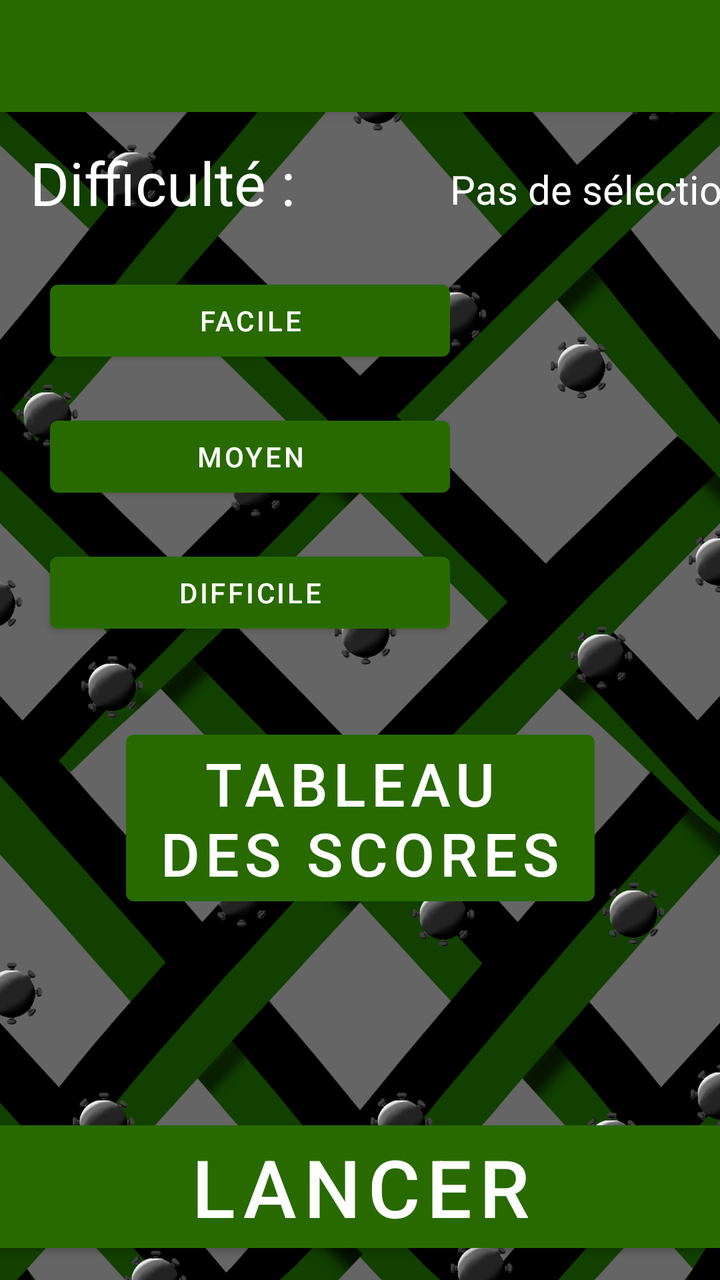
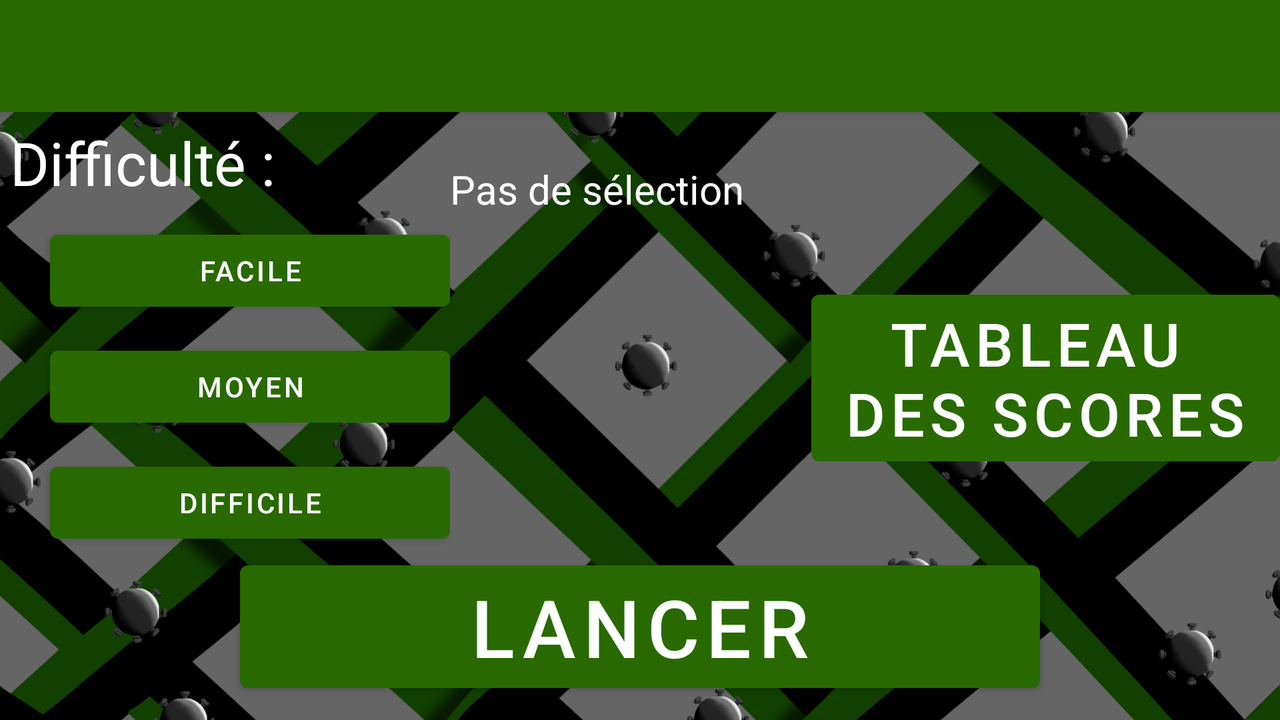

Two renders of one Android screen. The first uses the default layout on a phone; the second uses the alternative layout the repository ships for a different screen configuration, on a matching device. The two XML files are below.
<!-- AndroidManifest.xml: application theme Theme.MyDemineur -->
<!-- res/layout/activity_main.xml -->
<?xml version="1.0" encoding="utf-8"?>
<androidx.constraintlayout.widget.ConstraintLayout xmlns:android="http://schemas.android.com/apk/res/android"
    xmlns:app="http://schemas.android.com/apk/res-auto"
    xmlns:tools="http://schemas.android.com/tools"
    android:layout_width="match_parent"
    android:layout_height="match_parent"
    tools:context=".MainActivity"
    android:background="@drawable/background">
    <androidx.appcompat.widget.Toolbar
        android:id="@+id/toolbar"
        app:layout_constraintTop_toTopOf="parent"
        android:layout_width="match_parent"
        android:layout_height="?attr/actionBarSize"
        android:background="?attr/colorPrimary"
        android:elevation="4dp"
        android:theme="@style/ThemeOverlay.AppCompat.Dark.ActionBar"
        app:popupTheme="@style/ThemeOverlay.AppCompat.Light"/>
    <LinearLayout
        android:layout_width="wrap_content"
        android:layout_height="wrap_content"
        app:layout_constraintTop_toBottomOf="@id/toolbar"
        app:layout_constraintLeft_toLeftOf="parent"
        android:orientation="vertical"
        android:id="@+id/linear">
        <TextView
            android:layout_width="wrap_content"
            android:layout_height="wrap_content"
            android:layout_margin="15dp"
            android:textSize="30dp"
            android:textColor="@color/white"
            android:text="Difficulté :"/>
        <Button
            android:id="@+id/btn_easy"
            android:layout_width="200dp"
            android:layout_height="wrap_content"
            android:layout_marginVertical="10dp"
            android:layout_marginLeft="25dp"
            android:text="Facile"/>
        <Button
            android:id="@+id/btn_medium"
            android:layout_width="200dp"
            android:layout_height="wrap_content"
            android:layout_marginVertical="10dp"
            android:layout_marginLeft="25dp"
            android:text="Moyen"/>
        <Button
            android:id="@+id/btn_difficult"
            android:layout_width="200dp"
            android:layout_height="wrap_content"
            android:layout_marginVertical="10dp"
            android:layout_marginLeft="25dp"
            android:text="Difficile"/>
    </LinearLayout>
    <TextView
        android:id="@+id/selection"
        android:layout_width="wrap_content"
        android:layout_height="wrap_content"
        android:textColor="@color/white"
        app:layout_constraintLeft_toRightOf="@+id/linear"
        app:layout_constraintTop_toBottomOf="@id/toolbar"
        android:textSize="20dp"
        android:layout_marginTop="25dp"
        android:layout_marginRight="25dp"
        android:text="Pas de sélection"/>
    <Button
        app:layout_constraintBottom_toTopOf="@id/btn_play"
        app:layout_constraintRight_toRightOf="parent"
        app:layout_constraintLeft_toLeftOf="parent"
        android:id="@+id/btn_score"
        android:layout_width="wrap_content"
        android:layout_height="wrap_content"
        android:layout_margin="100dp"
        android:textSize="30dp"
        android:text="Tableau \ndes scores"/>
    <Button
        app:layout_constraintBottom_toBottomOf="parent"
        app:layout_constraintLeft_toLeftOf="parent"
        app:layout_constraintRight_toRightOf="parent"
        android:id="@+id/btn_play"
        android:layout_width="400dp"
        android:layout_height="wrap_content"
        android:layout_marginVertical="10dp"
        android:textSize="40dp"
        android:text="Lancer"/>

</androidx.constraintlayout.widget.ConstraintLayout>
<!-- resources referenced by this layout -->
<resources>
  <color name="white">#FFFFFF</color>
  <!-- drawable background: png bitmap (drawable-hdpi, 392130 bytes) -->
  <style name="Theme.MyDemineur" parent="Theme.MaterialComponents.DayNight.NoActionBar">
          
          <item name="colorPrimary">@color/green</item>
          <item name="colorPrimaryVariant">@color/greenvariant</item>
          <item name="colorOnPrimary">@color/white</item>
          
          <item name="colorSecondary">@color/teal_200</item>
          <item name="colorSecondaryVariant">@color/teal_700</item>
          <item name="colorOnSecondary">@color/black</item>
          
          <item name="android:statusBarColor" tools:targetApi="l">?attr/colorPrimaryVariant</item>
          
          <item name="background">@color/gray</item>
      </style>
  <color name="green">#286A00</color>
  <color name="greenvariant">#153900</color>
  <color name="teal_200">#FF03DAC5</color>
  <color name="teal_700">#FF018786</color>
  <color name="black">#FF000000</color>
  <color name="gray">#616161</color>
</resources>
<!-- res/layout-land/activity_main.xml (the repository's variant of the layout above) -->
<!-- drawn on the phone turned sideways -->
<?xml version="1.0" encoding="utf-8"?>
<androidx.constraintlayout.widget.ConstraintLayout xmlns:android="http://schemas.android.com/apk/res/android"
    xmlns:app="http://schemas.android.com/apk/res-auto"
    xmlns:tools="http://schemas.android.com/tools"
    android:layout_width="match_parent"
    android:layout_height="match_parent"
    tools:context=".MainActivity"
    android:background="@drawable/background_land">
    <androidx.appcompat.widget.Toolbar
        app:layout_constraintTop_toTopOf="parent"
        android:id="@+id/toolbar"
        android:layout_width="match_parent"
        android:layout_height="?attr/actionBarSize"
        android:background="?attr/colorPrimary"
        android:elevation="4dp"
        android:theme="@style/ThemeOverlay.AppCompat.Dark.ActionBar"
        app:popupTheme="@style/ThemeOverlay.AppCompat.Light"/>
    <LinearLayout
        android:layout_width="wrap_content"
        android:layout_height="wrap_content"
        app:layout_constraintTop_toBottomOf="@id/toolbar"
        app:layout_constraintLeft_toLeftOf="parent"
        android:orientation="vertical"
        android:id="@+id/linear">
        <TextView
            android:layout_width="wrap_content"
            android:layout_height="wrap_content"
            android:layout_margin="5dp"
            android:textSize="30dp"
            android:text="Difficulté :"
            android:textColor="@color/white"/>
        <Button
            android:id="@+id/btn_easy"
            android:layout_width="200dp"
            android:layout_height="wrap_content"
            android:layout_marginVertical="5dp"
            android:layout_marginLeft="25dp"
            android:text="Facile"/>
        <Button
            android:id="@+id/btn_medium"
            android:layout_width="200dp"
            android:layout_height="wrap_content"
            android:layout_marginVertical="5dp"
            android:layout_marginLeft="25dp"
            android:text="Moyen"/>
        <Button
            android:id="@+id/btn_difficult"
            android:layout_width="200dp"
            android:layout_height="wrap_content"
            android:layout_marginVertical="5dp"
            android:layout_marginLeft="25dp"
            android:text="Difficile"/>
    </LinearLayout>
    <TextView
        android:id="@+id/selection"
        android:layout_width="wrap_content"
        android:layout_height="wrap_content"
        app:layout_constraintLeft_toRightOf="@+id/linear"
        app:layout_constraintTop_toBottomOf="@id/toolbar"
        android:textSize="20dp"
        android:layout_marginTop="25dp"
        android:text="Pas de sélection"
        android:textColor="@color/white"/>
    <Button
        app:layout_constraintBottom_toTopOf="@id/btn_play"
        app:layout_constraintRight_toRightOf="parent"
        android:id="@+id/btn_score"
        android:layout_width="wrap_content"
        android:layout_height="wrap_content"
        android:layout_marginVertical="40dp"
        android:textSize="30dp"
        android:text="Tableau \ndes scores"/>
    <Button
        app:layout_constraintBottom_toBottomOf="parent"
        app:layout_constraintLeft_toLeftOf="parent"
        app:layout_constraintRight_toRightOf="parent"
        android:id="@+id/btn_play"
        android:layout_width="400dp"
        android:layout_height="wrap_content"
        android:layout_marginVertical="10dp"
        android:textSize="40dp"
        android:text="Lancer"/>

</androidx.constraintlayout.widget.ConstraintLayout>
<!-- resources referenced by the variant -->
<!-- as the phone turned sideways resolves them -->
<resources>
  <color name="white">#FFFFFF</color>
  <!-- drawable background_land: png bitmap (drawable-hdpi, 419941 bytes) -->
  <style name="Theme.MyDemineur" parent="Theme.MaterialComponents.DayNight.NoActionBar">
          
          <item name="colorPrimary">@color/green</item>
          <item name="colorPrimaryVariant">@color/greenvariant</item>
          <item name="colorOnPrimary">@color/white</item>
          
          <item name="colorSecondary">@color/teal_200</item>
          <item name="colorSecondaryVariant">@color/teal_700</item>
          <item name="colorOnSecondary">@color/black</item>
          
          <item name="android:statusBarColor" tools:targetApi="l">?attr/colorPrimaryVariant</item>
          
          <item name="background">@color/gray</item>
      </style>
  <color name="green">#286A00</color>
  <color name="greenvariant">#153900</color>
  <color name="teal_200">#FF03DAC5</color>
  <color name="teal_700">#FF018786</color>
  <color name="black">#FF000000</color>
  <color name="gray">#616161</color>
</resources>
